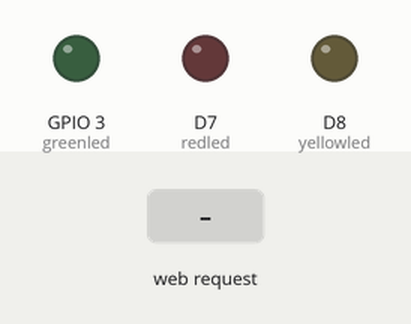
Simulated run of this sketch. Board: ESP8266 (NodeMCU). On the bench: output pins drawn as LEDs (lit = HIGH). Inputs (shaded band) come from the test bench. WiFi joins after 1.5 s; servers stay silent unless stated; what the sketch prints to the serial monitor is not drawn.

Above: at 2.7 s.
2.8 s: HTTP request GET /trafficlight1-red received
At 3.7 s:
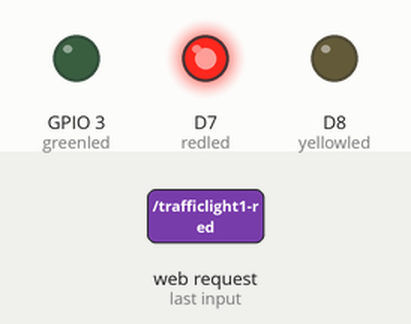
4.3 s: HTTP request GET /trafficlight1-green received
At 5.2 s:
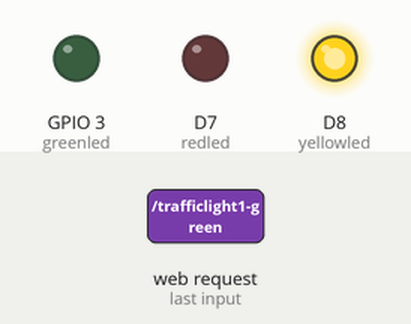
At 7.2 s:
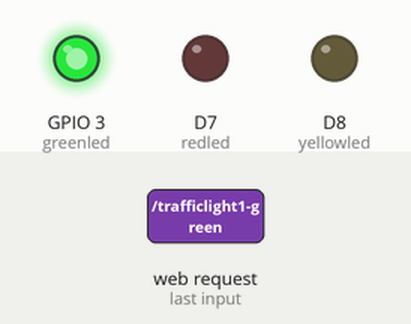
Timing chart, 0 to 8.7 s (numbered marks = the images above; inputs shaded):
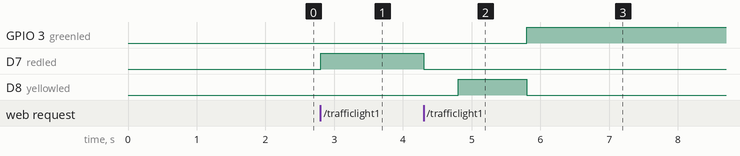

Measured:
- after the input at 2.8 s, D7 (redled): LOW → HIGH at once
- after the input at 4.3 s, GPIO 3 (greenled): LOW → HIGH after 1.5 s; D7 (redled): HIGH → LOW at once; D8 (yellowled): LOW → HIGH after 0.50 s, → LOW 1.0 s later

The sketch:

trafficlight_web.ino
```cpp
#include <ESP8266WiFi.h>
#include <WiFiClient.h>
#include <ESP8266WebServer.h>
#include <ESP8266mDNS.h>

#ifndef STASSID
#define STASSID "toz"
#define STAPSK  "toz13579"
#endif

const char *ssid = STASSID;
const char *password = STAPSK;

ESP8266WebServer server(80);

int redled = D7; // initialize digital pin 6.
int yellowled = D8; // initialize digital pin 5.
int greenled = D9; // initialize digital pin 3.


void setup(void) {
  pinMode(redled, OUTPUT);// set the pin with red LED as “output”
  pinMode(yellowled, OUTPUT); // set the pin with yellow LED as “output”
  pinMode(greenled, OUTPUT); // set the pin with green LED as “output”
  Serial.begin(115200);
  WiFi.mode(WIFI_STA);
  WiFi.begin(ssid, password);
  Serial.println("");

  // Wait for connection
  while (WiFi.status() != WL_CONNECTED) {
    delay(500);
    Serial.print(".");
  }
  Serial.println("");
  Serial.print("Connected to ");
  Serial.println(ssid);
  Serial.print("IP address: ");
  Serial.println(WiFi.localIP());

  if (MDNS.begin("esp8266")) {
    Serial.println("MDNS responder started");
  }

  server.on(F("/"), []() {
    server.send(200, "text/plain", "hello from esp8266!");
  });

  server.on("/trafficlight1-red", [](){
    Serial.print("trafficlight: ");
    Serial.println("red on");
    if( digitalRead(greenled) == HIGH ){
      digitalWrite(greenled, LOW);
      delay(500);
      digitalWrite(yellowled, HIGH);
      delay(1000);
      digitalWrite(yellowled, LOW);
      digitalWrite(redled, HIGH);
    }
    else {
      digitalWrite(redled, HIGH);
    }
    server.send(200, "text/plain", "trafficlight1-red ok!");
  });

  server.on("/trafficlight1-green", [](){
    Serial.print("trafficlight: ");
    Serial.println("green on");
    if( digitalRead(redled) == HIGH ){
      digitalWrite(redled, LOW);
      delay(500);
      digitalWrite(yellowled, HIGH);
      delay(1000);
      digitalWrite(yellowled, LOW);
      digitalWrite(greenled, HIGH);
    }
    else {
      digitalWrite(greenled, HIGH);
    }
    server.send(200, "text/plain", "trafficlight1-red ok!");
  });

  server.begin();
  Serial.println("HTTP server started");
}

void loop(void) {
  server.handleClient();
}
```
